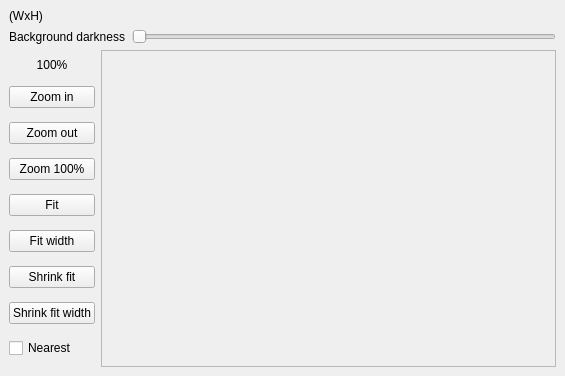
<?xml version="1.0" encoding="UTF-8"?>
<ui version="4.0">
 <class>PreviewImage</class>
 <widget class="QFrame" name="PreviewImage">
  <property name="geometry">
   <rect>
    <x>0</x>
    <y>0</y>
    <width>565</width>
    <height>376</height>
   </rect>
  </property>
  <property name="windowTitle">
   <string>Frame</string>
  </property>
  <property name="frameShape">
   <enum>QFrame::NoFrame</enum>
  </property>
  <property name="frameShadow">
   <enum>QFrame::Raised</enum>
  </property>
  <layout class="QHBoxLayout" name="horizontalLayout_2">
   <property name="leftMargin">
    <number>0</number>
   </property>
   <property name="topMargin">
    <number>0</number>
   </property>
   <property name="rightMargin">
    <number>0</number>
   </property>
   <property name="bottomMargin">
    <number>0</number>
   </property>
   <item>
    <widget class="QScrollArea" name="scrollArea">
     <property name="frameShape">
      <enum>QFrame::NoFrame</enum>
     </property>
     <property name="widgetResizable">
      <bool>true</bool>
     </property>
     <widget class="QWidget" name="scrollAreaWidgetContents">
      <property name="geometry">
       <rect>
        <x>0</x>
        <y>0</y>
        <width>556</width>
        <height>380</height>
       </rect>
      </property>
      <layout class="QGridLayout" name="gridLayout">
       <item row="0" column="0">
        <widget class="QLabel" name="dimensions">
         <property name="text">
          <string>(WxH)</string>
         </property>
        </widget>
       </item>
       <item row="1" column="0" colspan="2">
        <layout class="QHBoxLayout" name="horizontalLayout_3">
         <item>
          <widget class="QLabel" name="label_2">
           <property name="text">
            <string>Background darkness</string>
           </property>
          </widget>
         </item>
         <item>
          <layout class="QHBoxLayout" name="horizontalLayout">
           <item>
            <widget class="QSlider" name="darkness">
             <property name="orientation">
              <enum>Qt::Horizontal</enum>
             </property>
            </widget>
           </item>
          </layout>
         </item>
        </layout>
       </item>
       <item row="2" column="0">
        <layout class="QVBoxLayout" name="verticalLayout">
         <item>
          <widget class="QLabel" name="zoomPercent">
           <property name="sizePolicy">
            <sizepolicy hsizetype="Preferred" vsizetype="Maximum">
             <horstretch>0</horstretch>
             <verstretch>0</verstretch>
            </sizepolicy>
           </property>
           <property name="text">
            <string>100%</string>
           </property>
           <property name="alignment">
            <set>Qt::AlignCenter</set>
           </property>
          </widget>
         </item>
         <item>
          <widget class="QPushButton" name="zoomIn">
           <property name="text">
            <string>Zoom in</string>
           </property>
          </widget>
         </item>
         <item>
          <widget class="QPushButton" name="zoomOut">
           <property name="text">
            <string>Zoom out</string>
           </property>
          </widget>
         </item>
         <item>
          <widget class="QPushButton" name="zoomOriginal">
           <property name="text">
            <string>Zoom 100%</string>
           </property>
          </widget>
         </item>
         <item>
          <widget class="QPushButton" name="fit">
           <property name="text">
            <string>Fit</string>
           </property>
          </widget>
         </item>
         <item>
          <widget class="QPushButton" name="fitWidth">
           <property name="text">
            <string>Fit width</string>
           </property>
          </widget>
         </item>
         <item>
          <widget class="QPushButton" name="fitShrink">
           <property name="text">
            <string>Shrink fit</string>
           </property>
          </widget>
         </item>
         <item>
          <widget class="QPushButton" name="fitShrinkWidth">
           <property name="text">
            <string>Shrink fit width</string>
           </property>
          </widget>
         </item>
         <item>
          <widget class="QCheckBox" name="nearest">
           <property name="layoutDirection">
            <enum>Qt::LeftToRight</enum>
           </property>
           <property name="text">
            <string>Nearest</string>
           </property>
          </widget>
         </item>
        </layout>
       </item>
       <item row="2" column="1">
        <widget class="QScrollArea" name="imageScrollArea">
         <property name="widgetResizable">
          <bool>false</bool>
         </property>
         <property name="alignment">
          <set>Qt::AlignLeading|Qt::AlignLeft|Qt::AlignTop</set>
         </property>
         <widget class="QWidget" name="scrollAreaWidgetContents_2">
          <property name="geometry">
           <rect>
            <x>0</x>
            <y>0</y>
            <width>432</width>
            <height>299</height>
           </rect>
          </property>
          <layout class="QHBoxLayout" name="horizontalLayout_4"/>
         </widget>
        </widget>
       </item>
      </layout>
     </widget>
    </widget>
   </item>
  </layout>
 </widget>
 <resources/>
 <connections/>
</ui>
